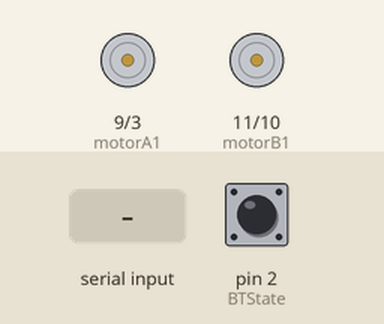
Simulated run of this sketch. Board: Arduino Uno, built with avr-gcc and run on an emulated ATmega328P. On the bench: motor-driver pin pairs drawn as motors (green arrow = first pin HIGH = forward, orange = second pin HIGH = backward, longer = more drive). The test bench sets the inputs (shaded band); at power-on: pin 2 (BTState) HIGH. What the sketch prints to the serial monitor is not drawn.

Above: at 1.2 s.
1.3 s: "B" received over Serial
At 2.3 s:
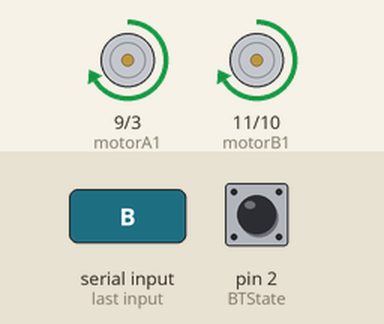
2.8 s: "F" received over Serial
At 3.6 s:
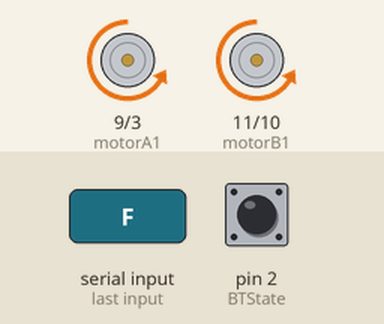
4.3 s: "L" received over Serial
At 4.7 s:
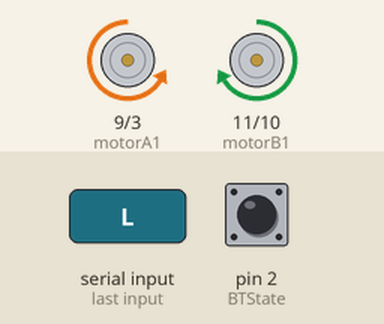
Timing chart, 0 to 7.3 s (numbered marks = the images above; inputs shaded):
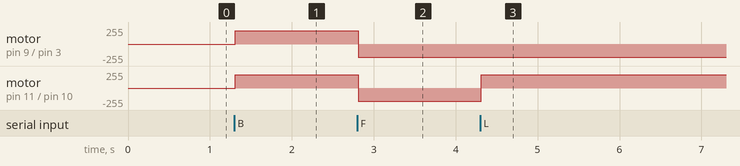

The sketch:

Robot_Football.ino
```cpp
// Define os pinos de utilização do Driver L298.
const int motorA1  = 9;    // Pin  5 of L293.
const int motorA2  = 3;    // Pin  6 of L293.
const int motorB1  = 11;   // Pin 10 of L293.
const int motorB2  = 10;   // Pin 9 of L293.

const int BTState = 2;    // Define o Pino 2 como o pino de comunicação do Bluetooth.

// Variáveis Úteis
int i = 0;
int j = 0;
int state_rec;
int vSpeed = 200;   // Define velocidade padrão 0 < x < 255.
char state;

void setup() {
  // Inicializa as portas como entrada e saída.
  pinMode(motorA1, OUTPUT);
  pinMode(motorA2, OUTPUT);
  pinMode(motorB1, OUTPUT);
  pinMode(motorB2, OUTPUT);
  pinMode(BTState, INPUT);

  // Inicializa a comunicação serial em 9600 bits.
  Serial.begin(9600);
  Serial.println("-- USINAINFO --");
  Serial.println("Carrinho Arduino controlado por Smartphone");
}

void loop() {
  // Para o carro quando a conexão com Bluetooth é perdida ou desconectada.
  if (digitalRead(BTState) == LOW) {
    state_rec = 'S';
  }

  // Salva os valores da variável 'state'
  if (Serial.available() > 0) {
    state_rec = Serial.read();
    state = state_rec;
    //   Serial.println(vSpeed);
  }

  // Altera a velocidade de acordo com valores especificados.
  if (state == '0') {
    vSpeed = 0;
  }
  else if (state == '4') {
    vSpeed = 100;
  }
  else if (state == '6') {
    vSpeed = 155;
  }
  else if (state == '7') {
    vSpeed = 180;
  }
  else if (state == '8') {
    vSpeed = 200;
  }
  else if (state == '9') {
    vSpeed = 230;
  }
  else if (state == 'q') {
    vSpeed = 255;
  }

  if (state != 'S') {
    Serial.println(state);
  }

  // Se o estado recebido for igual a 'B', o carro se movimenta para Esquerda.
  if (state == 'B') {
    Serial.println(state);
    analogWrite(motorB1, vSpeed);
    analogWrite(motorA1, vSpeed);                        //CERTO
    analogWrite(motorA2, 0);
    analogWrite(motorB2, 0);
  }


  else if (state == 'F') { // Se o estado recebido for igual a 'F', o carro se movimenta para Direita.
    Serial.println(state);
    analogWrite(motorA1, 0);
    analogWrite(motorB1, 0);                                 //CERTO
    analogWrite(motorB2, vSpeed);
    analogWrite(motorA2, vSpeed);
  }

  else if (state == 'L') {   // Se o estado recebido for igual a 'L', o carro se movimenta para Frente.
    Serial.println(state);
    analogWrite(motorA1, 0);
    analogWrite(motorA2, vSpeed);                                //CERTO
    analogWrite(motorB1, vSpeed);
    analogWrite(motorB2, 0);
  }
  else if (state == 'R') {   // Se o estado recebido for igual a 'R', o carro se movimenta para Tras.
    Serial.println(state);
    analogWrite(motorA1, vSpeed);
    analogWrite(motorA2, 0);                                    //CERTO
    analogWrite(motorB1, 0);
    analogWrite(motorB2, vSpeed);
  }
  else if (state == 'S') {   // Se o estado recebido for igual a 'S', o carro permanece parado.
    Serial.println(state);
    analogWrite(motorA1, 0);
    analogWrite(motorA2, 0);                                     //CERTO
    analogWrite(motorB1, 0);
    analogWrite(motorB2, 0);
  }

}
```

Measured:
- after the input at 1.3 s, motor on pin 9 (motorA1) / pin 3 (motorA2), motor on pin 11 (motorB1) / pin 10 (motorB2): stopped → forward 200/255 at once
- after the input at 2.8 s, motor on pin 9 (motorA1) / pin 3 (motorA2), motor on pin 11 (motorB1) / pin 10 (motorB2): forward 200/255 → backward 200/255 at once
- after the input at 4.3 s, motor on pin 11 (motorB1) / pin 10 (motorB2): backward 200/255 → forward 200/255 at once
